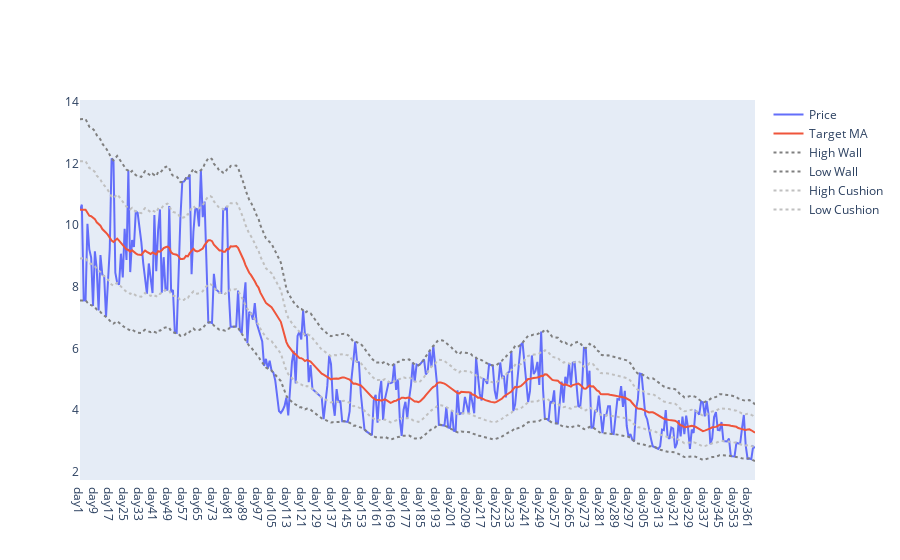
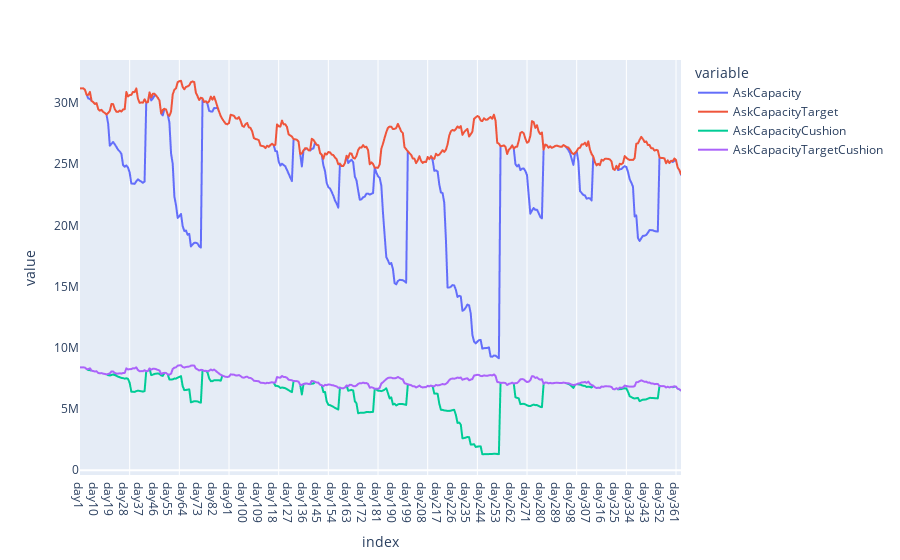
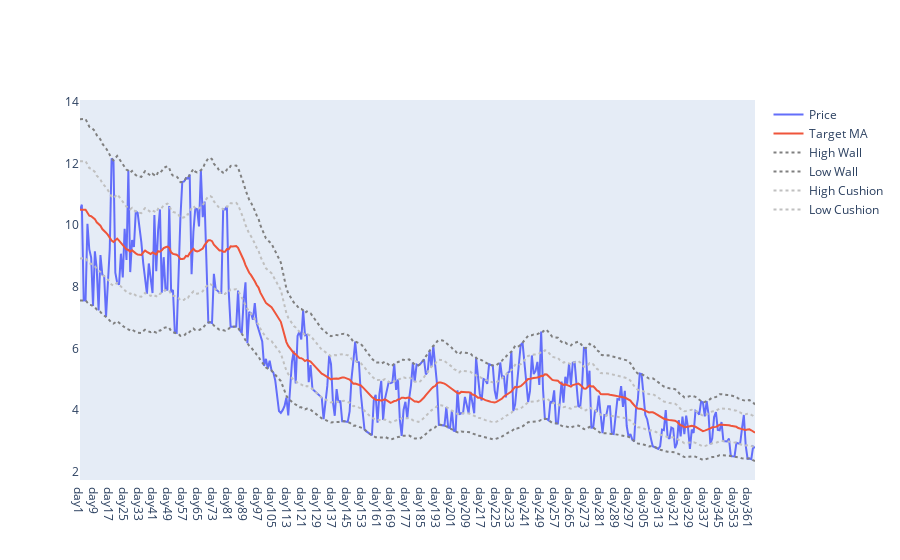
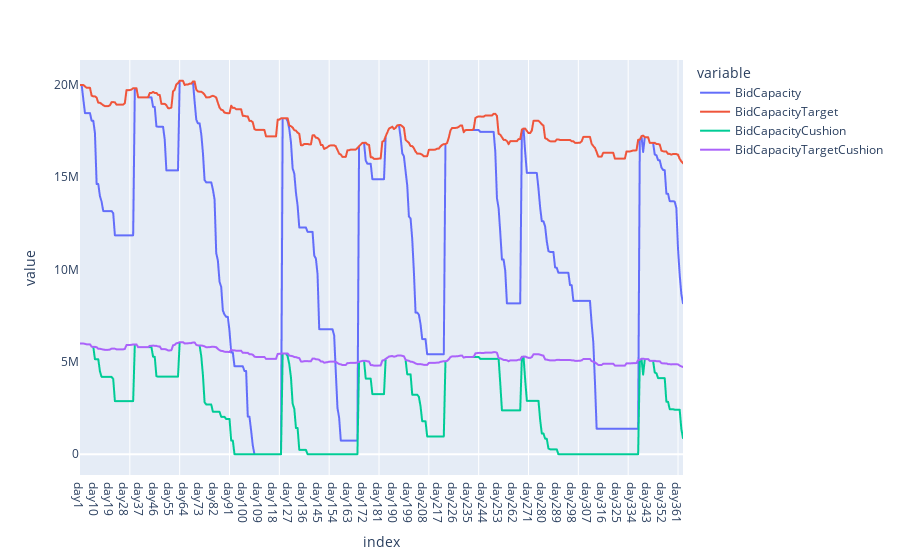

Notebook code for these charts, in order:
### Code cell
# Plot bid/ask/price charts

comp1a = go.Figure()
comp1a.add_trace(go.Scatter(y=df1['Price'], x=list(df1.index), name='Price'))
comp1a.add_trace(go.Scatter(y=df1['RealTarget'], x=list(df1.index), name='Target MA'))
comp1a.add_trace(go.Scatter(y=df1['UpperTargetWall'], x=list(df1.index), name='High Wall', line=dict(color='grey', dash='dot')))
comp1a.add_trace(go.Scatter(y=df1['LowerTargetWall'], x=list(df1.index), name='Low Wall', line=dict(color='grey', dash='dot')))
comp1a.add_trace(go.Scatter(y=df1['UpperTargetCushion'], x=list(df1.index), name='High Cushion', line=dict(color='silver', dash='dot')))
comp1a.add_trace(go.Scatter(y=df1['LowerTargetCushion'], x=list(df1.index), name='Low Cushion', line=dict(color='silver', dash='dot')))
comp1a.layout.update(xaxis=dict(showgrid=False), yaxis=dict(showgrid=False))
comp1a.show()

comp2 = guidance_df[['AskCapacity', 'AskCapacityTarget', 'AskCapacityCushion', 'AskCapacityTargetCushion']].plot()
comp2.layout.update(xaxis=dict(showgrid=False), yaxis=dict(showgrid=False))
for i in range (params.short_cycle, plot_horizon, params.short_cycle):
    comp2.add_vline(x=i, line_width=1, line_color="white", layer='below')
comp2.show()

comp2b = guidance_df[['AskCount']].plot()
comp2b.layout.update(xaxis=dict(showgrid=False), yaxis=dict(showgrid=False))
for i in range (params.short_cycle, plot_horizon, params.short_cycle):
    comp2b.add_vline(x=i, line_width=1, line_color="white", layer='below')
    comp2b.add_hline(y=params.min_counter_reinstate, line_width=0.5, line_dash="dash", line_color="grey")
#comp2b.show()

comp1b = comp1a
comp1b.show()

comp3 = guidance_df[['BidCapacity', 'BidCapacityTarget', 'BidCapacityCushion', 'BidCapacityTargetCushion']].plot()
comp3.layout.update(xaxis=dict(showgrid=False), yaxis=dict(showgrid=False))
for i in range (params.short_cycle, plot_horizon, params.short_cycle):
    comp3.add_vline(x=i, line_width=1, line_color="white", layer='below')
comp3.show()


comp3b = guidance_df[['BidCount']].plot()
comp3b.layout.update(xaxis=dict(showgrid=False), yaxis=dict(showgrid=False))
for i in range (params.short_cycle, plot_horizon, params.short_cycle):
    comp2b.add_vline(x=i, line_width=1, line_color="white", layer='below')
    comp2b.add_hline(y=params.min_counter_reinstate, line_width=0.5, line_dash="dash", line_color="grey")
#comp2b.show()

### Figure 1 — Plotly figure (JSON) as saved in the notebook; plotly's stock layout.template omitted (floating-point values rounded to 4 significant figures; data arrays with more than 128 entries replaced by an {"elided": "..."} marker saying what was removed)
{"data": [{"name": "Price", "type": "scatter", "x": {"elided": "364 str values"}, "y": {"elided": "364 float values"}}, {"name": "Target MA", "type": "scatter", "x": {"elided": "364 str values"}, "y": {"elided": "364 float values"}}, {"line": {"color": "grey", "dash": "dot"}, "name": "High Wall", "type": "scatter", "x": {"elided": "364 str values"}, "y": {"elided": "364 float values"}}, {"line": {"color": "grey", "dash": "dot"}, "name": "Low Wall", "type": "scatter", "x": {"elided": "364 str values"}, "y": {"elided": "364 float values"}}, {"line": {"color": "silver", "dash": "dot"}, "name": "High Cushion", "type": "scatter", "x": {"elided": "364 str values"}, "y": {"elided": "364 float values"}}, {"line": {"color": "silver", "dash": "dot"}, "name": "Low Cushion", "type": "scatter", "x": {"elided": "364 str values"}, "y": {"elided": "364 float values"}}], "layout": {"xaxis": {"showgrid": false}, "yaxis": {"showgrid": false}}}

### Figure 2 — Plotly figure (JSON) as saved in the notebook; plotly's stock layout.template omitted (floating-point values rounded to 4 significant figures; data arrays with more than 128 entries replaced by an {"elided": "..."} marker saying what was removed)
{"data": [{"hovertemplate": "variable=AskCapacity<br>index=%{x}<br>value=%{y}<extra></extra>", "legendgroup": "AskCapacity", "line": {"color": "#636efa", "dash": "solid"}, "marker": {"symbol": "circle"}, "mode": "lines", "name": "AskCapacity", "showlegend": true, "type": "scattergl", "x": {"elided": "364 str values"}, "xaxis": "x", "y": {"elided": "364 float values"}, "yaxis": "y"}, {"hovertemplate": "variable=AskCapacityTarget<br>index=%{x}<br>value=%{y}<extra></extra>", "legendgroup": "AskCapacityTarget", "line": {"color": "#EF553B", "dash": "solid"}, "marker": {"symbol": "circle"}, "mode": "lines", "name": "AskCapacityTarget", "showlegend": true, "type": "scattergl", "x": {"elided": "364 str values"}, "xaxis": "x", "y": {"elided": "364 float values"}, "yaxis": "y"}, {"hovertemplate": "variable=AskCapacityCushion<br>index=%{x}<br>value=%{y}<extra></extra>", "legendgroup": "AskCapacityCushion", "line": {"color": "#00cc96", "dash": "solid"}, "marker": {"symbol": "circle"}, "mode": "lines", "name": "AskCapacityCushion", "showlegend": true, "type": "scattergl", "x": {"elided": "364 str values"}, "xaxis": "x", "y": {"elided": "364 float values"}, "yaxis": "y"}, {"hovertemplate": "variable=AskCapacityTargetCushion<br>index=%{x}<br>value=%{y}<extra></extra>", "legendgroup": "AskCapacityTargetCushion", "line": {"color": "#ab63fa", "dash": "solid"}, "marker": {"symbol": "circle"}, "mode": "lines", "name": "AskCapacityTargetCushion", "showlegend": true, "type": "scattergl", "x": {"elided": "364 str values"}, "xaxis": "x", "y": {"elided": "364 float values"}, "yaxis": "y"}], "layout": {"legend": {"title": {"text": "variable"}, "tracegroupgap": 0}, "margin": {"t": 60}, "shapes": [{"layer": "below", "line": {"color": "white", "width": 1}, "type": "line", "x0": 30, "x1": 30, "xref": "x", "y0": 0, "y1": 1, "yref": "y domain"}, {"layer": "below", "line": {"color": "white", "width": 1}, "type": "line", "x0": 60, "x1": 60, "xref": "x", "y0": 0, "y1": 1, "yref": "y domain"}, {"layer": "below", "line": {"color": "white", "width": 1}, "type": "line", "x0": 90, "x1": 90, "xref": "x", "y0": 0, "y1": 1, "yref": "y domain"}, {"layer": "below", "line": {"color": "white", "width": 1}, "type": "line", "x0": 120, "x1": 120, "xref": "x", "y0": 0, "y1": 1, "yref": "y domain"}, {"layer": "below", "line": {"color": "white", "width": 1}, "type": "line", "x0": 150, "x1": 150, "xref": "x", "y0": 0, "y1": 1, "yref": "y domain"}, {"layer": "below", "line": {"color": "white", "width": 1}, "type": "line", "x0": 180, "x1": 180, "xref": "x", "y0": 0, "y1": 1, "yref": "y domain"}, {"layer": "below", "line": {"color": "white", "width": 1}, "type": "line", "x0": 210, "x1": 210, "xref": "x", "y0": 0, "y1": 1, "yref": "y domain"}, {"layer": "below", "line": {"color": "white", "width": 1}, "type": "line", "x0": 240, "x1": 240, "xref": "x", "y0": 0, "y1": 1, "yref": "y domain"}, {"layer": "below", "line": {"color": "white", "width": 1}, "type": "line", "x0": 270, "x1": 270, "xref": "x", "y0": 0, "y1": 1, "yref": "y domain"}, {"layer": "below", "line": {"color": "white", "width": 1}, "type": "line", "x0": 300, "x1": 300, "xref": "x", "y0": 0, "y1": 1, "yref": "y domain"}, {"layer": "below", "line": {"color": "white", "width": 1}, "type": "line", "x0": 330, "x1": 330, "xref": "x", "y0": 0, "y1": 1, "yref": "y domain"}, {"layer": "below", "line": {"color": "white", "width": 1}, "type": "line", "x0": 360, "x1": 360, "xref": "x", "y0": 0, "y1": 1, "yref": "y domain"}], "xaxis": {"anchor": "y", "domain": [0, 1], "showgrid": false, "title": {"text": "index"}}, "yaxis": {"anchor": "x", "domain": [0, 1], "showgrid": false, "title": {"text": "value"}}}}

### Figure 3 — Plotly figure (JSON) as saved in the notebook; plotly's stock layout.template omitted (floating-point values rounded to 4 significant figures; data arrays with more than 128 entries replaced by an {"elided": "..."} marker saying what was removed)
{"data": [{"name": "Price", "type": "scatter", "x": {"elided": "364 str values"}, "y": {"elided": "364 float values"}}, {"name": "Target MA", "type": "scatter", "x": {"elided": "364 str values"}, "y": {"elided": "364 float values"}}, {"line": {"color": "grey", "dash": "dot"}, "name": "High Wall", "type": "scatter", "x": {"elided": "364 str values"}, "y": {"elided": "364 float values"}}, {"line": {"color": "grey", "dash": "dot"}, "name": "Low Wall", "type": "scatter", "x": {"elided": "364 str values"}, "y": {"elided": "364 float values"}}, {"line": {"color": "silver", "dash": "dot"}, "name": "High Cushion", "type": "scatter", "x": {"elided": "364 str values"}, "y": {"elided": "364 float values"}}, {"line": {"color": "silver", "dash": "dot"}, "name": "Low Cushion", "type": "scatter", "x": {"elided": "364 str values"}, "y": {"elided": "364 float values"}}], "layout": {"xaxis": {"showgrid": false}, "yaxis": {"showgrid": false}}}

### Figure 4 — Plotly figure (JSON) as saved in the notebook; plotly's stock layout.template omitted (floating-point values rounded to 4 significant figures; data arrays with more than 128 entries replaced by an {"elided": "..."} marker saying what was removed)
{"data": [{"hovertemplate": "variable=BidCapacity<br>index=%{x}<br>value=%{y}<extra></extra>", "legendgroup": "BidCapacity", "line": {"color": "#636efa", "dash": "solid"}, "marker": {"symbol": "circle"}, "mode": "lines", "name": "BidCapacity", "showlegend": true, "type": "scattergl", "x": {"elided": "364 str values"}, "xaxis": "x", "y": {"elided": "364 float values"}, "yaxis": "y"}, {"hovertemplate": "variable=BidCapacityTarget<br>index=%{x}<br>value=%{y}<extra></extra>", "legendgroup": "BidCapacityTarget", "line": {"color": "#EF553B", "dash": "solid"}, "marker": {"symbol": "circle"}, "mode": "lines", "name": "BidCapacityTarget", "showlegend": true, "type": "scattergl", "x": {"elided": "364 str values"}, "xaxis": "x", "y": {"elided": "364 float values"}, "yaxis": "y"}, {"hovertemplate": "variable=BidCapacityCushion<br>index=%{x}<br>value=%{y}<extra></extra>", "legendgroup": "BidCapacityCushion", "line": {"color": "#00cc96", "dash": "solid"}, "marker": {"symbol": "circle"}, "mode": "lines", "name": "BidCapacityCushion", "showlegend": true, "type": "scattergl", "x": {"elided": "364 str values"}, "xaxis": "x", "y": {"elided": "364 float values"}, "yaxis": "y"}, {"hovertemplate": "variable=BidCapacityTargetCushion<br>index=%{x}<br>value=%{y}<extra></extra>", "legendgroup": "BidCapacityTargetCushion", "line": {"color": "#ab63fa", "dash": "solid"}, "marker": {"symbol": "circle"}, "mode": "lines", "name": "BidCapacityTargetCushion", "showlegend": true, "type": "scattergl", "x": {"elided": "364 str values"}, "xaxis": "x", "y": {"elided": "364 float values"}, "yaxis": "y"}], "layout": {"legend": {"title": {"text": "variable"}, "tracegroupgap": 0}, "margin": {"t": 60}, "shapes": [{"layer": "below", "line": {"color": "white", "width": 1}, "type": "line", "x0": 30, "x1": 30, "xref": "x", "y0": 0, "y1": 1, "yref": "y domain"}, {"layer": "below", "line": {"color": "white", "width": 1}, "type": "line", "x0": 60, "x1": 60, "xref": "x", "y0": 0, "y1": 1, "yref": "y domain"}, {"layer": "below", "line": {"color": "white", "width": 1}, "type": "line", "x0": 90, "x1": 90, "xref": "x", "y0": 0, "y1": 1, "yref": "y domain"}, {"layer": "below", "line": {"color": "white", "width": 1}, "type": "line", "x0": 120, "x1": 120, "xref": "x", "y0": 0, "y1": 1, "yref": "y domain"}, {"layer": "below", "line": {"color": "white", "width": 1}, "type": "line", "x0": 150, "x1": 150, "xref": "x", "y0": 0, "y1": 1, "yref": "y domain"}, {"layer": "below", "line": {"color": "white", "width": 1}, "type": "line", "x0": 180, "x1": 180, "xref": "x", "y0": 0, "y1": 1, "yref": "y domain"}, {"layer": "below", "line": {"color": "white", "width": 1}, "type": "line", "x0": 210, "x1": 210, "xref": "x", "y0": 0, "y1": 1, "yref": "y domain"}, {"layer": "below", "line": {"color": "white", "width": 1}, "type": "line", "x0": 240, "x1": 240, "xref": "x", "y0": 0, "y1": 1, "yref": "y domain"}, {"layer": "below", "line": {"color": "white", "width": 1}, "type": "line", "x0": 270, "x1": 270, "xref": "x", "y0": 0, "y1": 1, "yref": "y domain"}, {"layer": "below", "line": {"color": "white", "width": 1}, "type": "line", "x0": 300, "x1": 300, "xref": "x", "y0": 0, "y1": 1, "yref": "y domain"}, {"layer": "below", "line": {"color": "white", "width": 1}, "type": "line", "x0": 330, "x1": 330, "xref": "x", "y0": 0, "y1": 1, "yref": "y domain"}, {"layer": "below", "line": {"color": "white", "width": 1}, "type": "line", "x0": 360, "x1": 360, "xref": "x", "y0": 0, "y1": 1, "yref": "y domain"}], "xaxis": {"anchor": "y", "domain": [0, 1], "showgrid": false, "title": {"text": "index"}}, "yaxis": {"anchor": "x", "domain": [0, 1], "showgrid": false, "title": {"text": "value"}}}}
